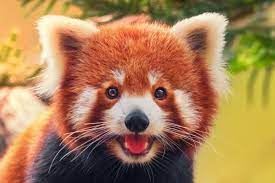
#> input picture 3.0 Drawing on images/red_panda.jpg, 275 x 183 px
$ python main.py
#> lines starting #> are read from the running program, lines starting #| are printed output that depends on the picture
import cv2
import numpy as np

# reading image path
image = cv2.imread("./red_panda.jpg")
#> image is the input picture: shape (183, 275, 3); mean B, G, R 86.1, 128.2, 169.5

# finding shape of image
shape = image.shape
#> shape = (183, 275, 3)
print(shape)
#| (183, 275, 3)

points = np.array([[[100,10],[30,120],[70,20],[150,60]]],np.int32)

# drawing lines on image
cv2.line(image,(10,100),(100,10),color = (255,0,0),thickness =5)

# drawing circle on image
cv2.circle(image,(20,80),20,(255,0,0),5)
cv2.rectangle(image,(50,60),(450,95),(0,0,255),-1)
# cv2.ellipse()
cv2.polylines(image,[points],True,(180,180,0),thickness=3)


# putting text on images
font = cv2.FONT_HERSHEY_COMPLEX
cv2.putText(image,"Panda",(30,100),font,4,(255,255,255))
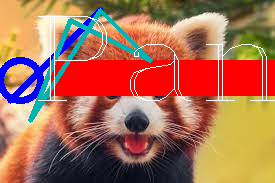
#> image: shape (183, 275, 3); mean B, G, R 83.7, 109.1, 169.5
# displaying images
cv2.imshow("Red panda",image)

cv2.waitKey(0)
cv2.destroyAllWindows()
